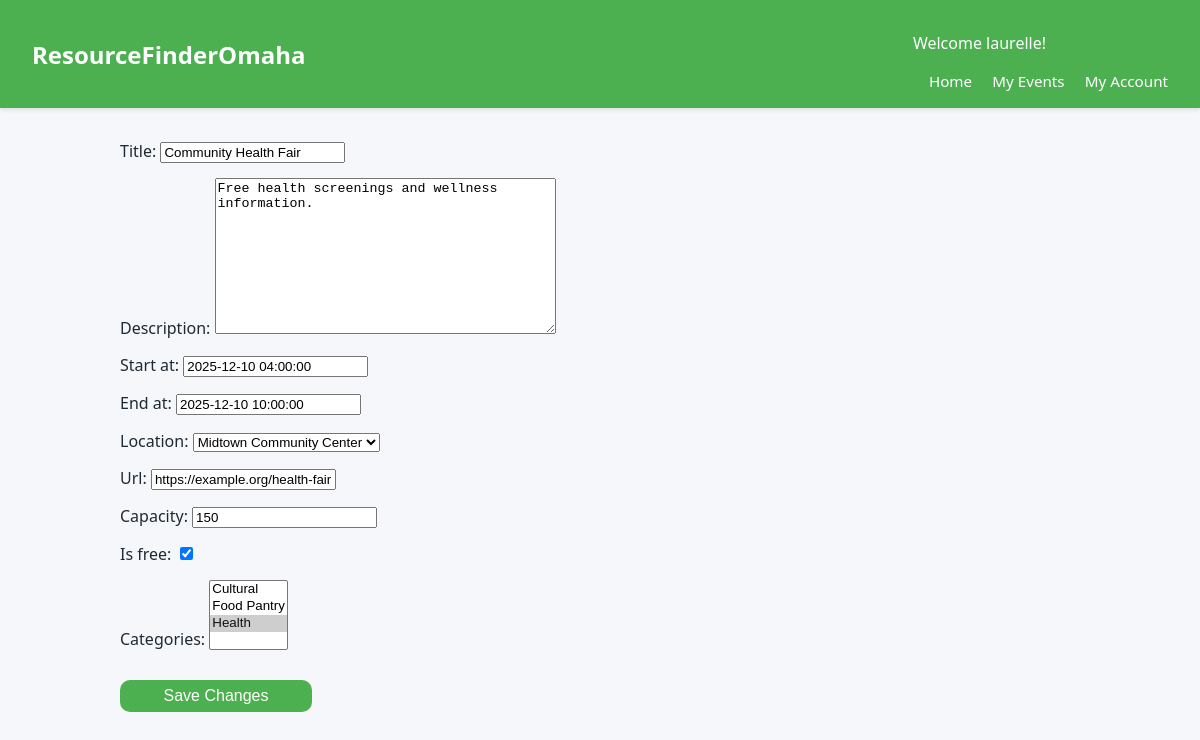
Screenshot of /viewevent/4/ (signed in) with the database file from the repository.
### events/models.py (models this page shows, shortened)
class TimeStamped(models.Model):
    created_at = models.DateTimeField(auto_now_add=True)
    updated_at = models.DateTimeField(auto_now=True)
    class Meta:
        abstract = True

class Event(TimeStamped):
    org = models.ForeignKey(Organization, on_delete=models.CASCADE, related_name="events")
    title = models.CharField(max_length=200)
    description = models.TextField(blank=True)
    start_at = models.DateTimeField()
    end_at = models.DateTimeField(null=True, blank=True)
    location = models.ForeignKey(Location, on_delete=models.PROTECT, related_name="events")
    is_free = models.BooleanField(default=True)
    url = models.URLField(blank=True)
    capacity = models.PositiveIntegerField(null=True, blank=True)
    categories = models.ManyToManyField(Category, related_name="events", blank=True)
    is_published = models.BooleanField(default=True)
    class Meta:
        indexes = [
            models.Index(fields=["start_at"]),
            models.Index(fields=["is_published"]),
        ]
        ordering = ["start_at"]

### events/views.py (the view)
# urls.py: path('viewevent/<int:event_id>/', event_views.viewEvent, name='viewEvent'),
def viewEvent(request, event_id):
    event = Event.objects.get(pk=event_id)
    if request.method == 'POST':
        form = EventForm(request.POST, instance=event)
        if form.is_valid():
            form.save()
            return redirect('myevents')
    else:
        form = EventForm(instance=event)
    return render(request, 'viewEvent.html', {'form' : form})

### events/forms.py
class EventForm(forms.ModelForm):
    class Meta:
        model = Event
        exclude = ['is_published']

### events/models.py (called while the page is built)
    def __str__(self) -> str:
        return self.name

    def __str__(self) -> str:
        return self.name or f"{self.address1}, {self.city}"

### events/templates/viewEvent.html (shortened to what this page needs)
{% extends "base.html" %}
{% block content %}
<div>
    <span class="form-field">{{ form.title.label_tag }} {{ form.title }}</span>
    <span class="form-field">{{ form.description.label_tag }} {{ form.description }}</span>
    <span class="form-field">{{ form.start_at.label_tag }} {{ form.start_at }}</span>
    <span class="form-field">{{ form.end_at.label_tag }} {{ form.end_at }}</span>
    <span class="form-field">{{ form.location.label_tag }} {{ form.location }}</span>
    <span class="form-field">{{ form.url.label_tag }} {{ form.url }}</span>
    <span class="form-field">{{ form.capacity.label_tag }} {{ form.capacity }}</span>
    <span class="form-field">{{ form.is_free.label_tag }} {{ form.is_free }}</span>
    <span class="form-field">{{ form.categories.label_tag }} {{ form.categories }}</span>
</div>
<div>
    <button type="submit" class="register-button">Save Changes</button>
</div>
{% endblock %}

### events/templates/base.html (shortened to what this page needs)
<!doctype html>
<html lang="en">
<head>
</head>
<body>
  <header>
    <div class="logo">ResourceFinderOmaha</div>
    <nav>
      <p class="hello-name">Welcome {{ user.username }}!</p>
      <a href="{% url 'home' %}">Home</a>
      <a href="{% url 'myevents' %}">My Events</a>
      <a href="#">My Account</a>
    </nav>
  </header>
  <main>
    {% block content %}{% endblock %}
  </main>
</body>
</html>

### events/templates/base.html (style rules this page uses)
body { margin: 0; font-family: system-ui, -apple-system, BlinkMacSystemFont, "Segoe UI", sans-serif; background: #f5f7fa; color: #1f2933; }
header { background: #4CAF50; color: white; padding: 1rem 2rem; box-shadow: 0 2px 4px rgba(0,0,0,0.1); display: flex; align-items: center; justify-content: space-between; }
header .logo { font-size: 1.5rem; font-weight: 700; }
header nav a { color: white; text-decoration: none; margin-left: 1rem; font-size: 0.95rem; }
main { max-width: 960px; margin: 2rem auto; padding: 0 1rem 3rem; }
.register-button { padding: 7px; border-radius: 10px; margin-top: 15px; margin-bottom: 15px; border: none; color: white; cursor: pointer; background-color: #4CAF50; width: 20%; font-size: 16px; text-decoration: none; text-align: center; }
.form-field { display: block; margin-bottom: 15px; }

### rows the page displays
Event: title "Community Health Fair", description "Free health screenings and wellness information.", start_at "2025-12-10 04:00:00", end_at "2025-12-10 10:00:00", location "Midtown Community Center", url "https://example.org/health-fair", capacity "150", is_free "☑"

### other values shown
{{ user.username }} "laurelle"
